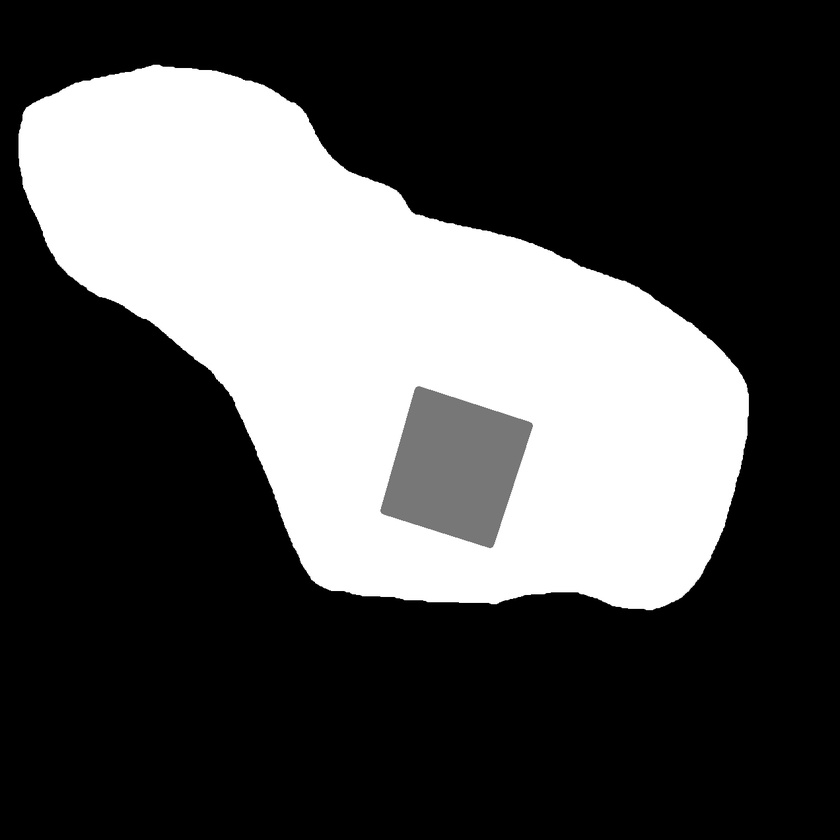
#> input picture data/maps/flagstaff/planting-bounds.jpg, 840 x 840 px, shrunk from 1272 x 1272 before the run
$ python forest_planner_standalone.py
#> lines starting #> are read from the running program, lines starting #| are printed output that depends on the picture; after the words box and inside, x2 and y2 are one past the last pixel; in counts of white or black regions, pixels touching at a corner belong together
"""
Standalone Forest Planner - decouples the ROS2 node to test on Windows

This script extracts the core forest planning algorithm from the ROS node
so it can be tested on Windows without ROS dependencies.

Usage:
    python forest_planner_standalone.py

Requirements:
    1. Install the required packages:
    pip install numpy scipy opencv-python scikit-image matplotlib tqdm
    2. Run from the repository root:
    cd ~/steward
    python src/planning/forest_planning/forest_planning/forest_planner_standalone.py
"""

import numpy as np
from time import time
from tqdm import trange
from scipy.spatial.distance import pdist, squareform
from matplotlib import pyplot as plt
from skimage.draw import disk
import cv2
from pathlib import Path


class BoundCell:
    DO_NOT_PLANT = 0
    PLANT_HERE = 1
    PASS_ONLY = 2


def create_forest_plan(
    bounds_path: str,
    imagery_path: str = None,
    heightmap_path: str = None,
    plan_resolution: float = 0.2,
    minimum_spacing: float = 1.0,
    do_plotting: bool = True,
) -> np.ndarray:
    """
    Generate a forest planting plan.

    Args:
        bounds_path: Path to the planting bounds image (grayscale)
        imagery_path: Path to satellite imagery (optional, for visualization)
        heightmap_path: Path to height map image (optional, for visualization)
        plan_resolution: Side length of cells within the plan, in meters
        minimum_spacing: Minimum spacing between seedlings, in meters
        do_plotting: Whether to show matplotlib plots

    Returns:
        Tuple of:
        - plan: numpy array representing the forest plan (1 = plant here, 0 = don't plant)
        - seedling_coords_meters: list of (x, y) tuples with seedling positions in meters
    """
#> called with bounds_path = 'data/maps/flagstaff/planting-bounds.jpg', imagery_path = 'data/maps/flagstaff/imagery.jpg', heightmap_path = 'data/maps/flagstaff/heightmap.jpg', plan_resolution = 0.2, minimum_spacing = 1, do_plotting = True
    RES = plan_resolution
    MINIMUM_SPACING_METERS = minimum_spacing
    MINIMUM_SPACING_PX = np.floor(MINIMUM_SPACING_METERS / RES)

    print(f"Generating Forest Plan with {MINIMUM_SPACING_METERS} meter spacing")
    print(f"Resolution: {RES} m/px, Minimum spacing: {MINIMUM_SPACING_PX} px")
    start_time = time()

    # Read bounds map from disk (grayscale)
    bounds = cv2.imread(bounds_path, 0)  # "0" means grayscale mode
#> bounds is the input picture: shape (840, 840); min 0, max 255, mean 79.4
    if bounds is None:
        raise FileNotFoundError(f"Could not read bounds image: {bounds_path}")

    # Optionally load imagery and heightmap for visualization
    imagery = None
    heightmap = None
    if imagery_path:
        imagery = cv2.imread(imagery_path)
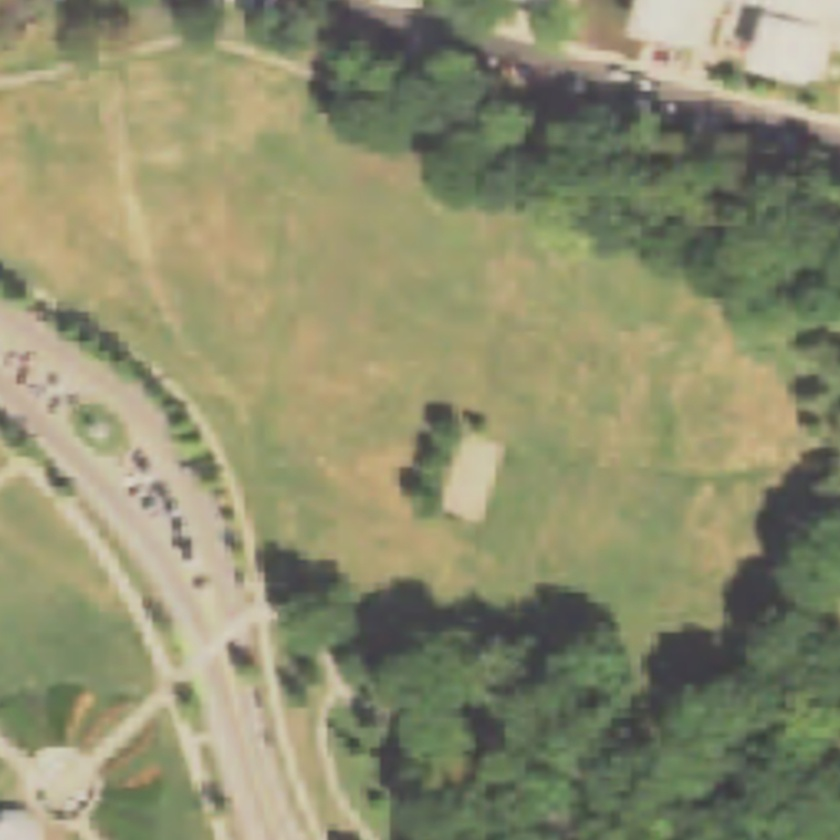
#> input picture data/maps/flagstaff/imagery.jpg, 840 x 840 px, shrunk from 1272 x 1272 before the run
#> imagery is the input picture: shape (840, 840, 3); mean B, G, R 110.2, 141.4, 140.8
        if imagery is not None:
            imagery = cv2.cvtColor(imagery, cv2.COLOR_BGR2RGB)  # Convert for matplotlib
    if heightmap_path:
        heightmap = cv2.imread(heightmap_path)
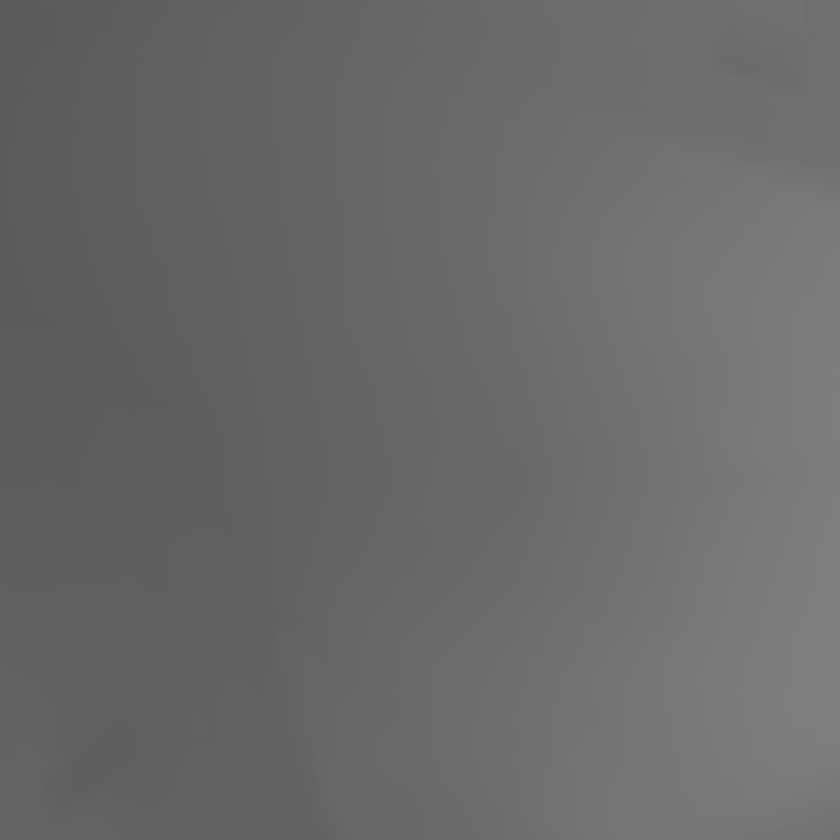
#> input picture data/maps/flagstaff/heightmap.jpg, 840 x 840 px, shrunk from 1272 x 1272 before the run
#> heightmap is the input picture: shape (840, 840, 3); min 89, max 128, mean 105.5
        if heightmap is not None:
            heightmap = cv2.cvtColor(heightmap, cv2.COLOR_BGR2RGB)

    # Map bounds to classification scheme:
    # 0 = don't enter, 1 = plant here, 2 = enter but don't plant
    bounds_classified = bounds.copy()
    bounds_classified[bounds > 250] = BoundCell.PLANT_HERE
    bounds_classified[bounds > 100] = BoundCell.PASS_ONLY
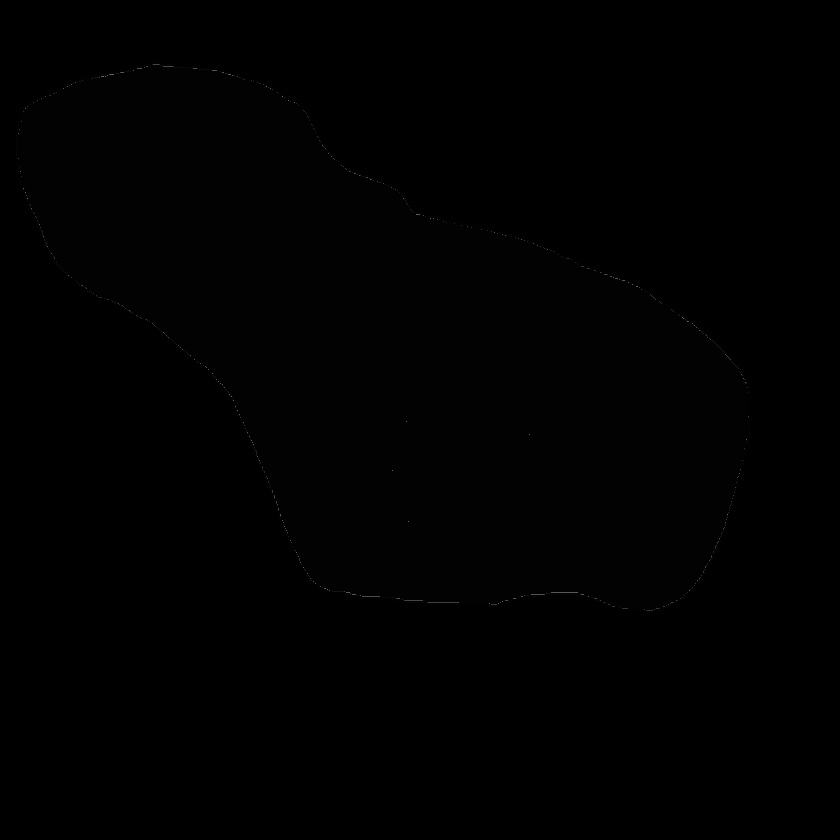
#> bounds_classified: shape (840, 840); min 0, max 100, mean 0.7
    bounds_classified = bounds_classified.astype(np.uint8)

    if bounds_classified.shape[0] != bounds_classified.shape[1]:
        print("Warning: Planting bounds map is not square.")

    GRID_SIZE = bounds_classified.shape[0]  # px
#> GRID_SIZE = 840
    print(f"Grid size: {GRID_SIZE} x {GRID_SIZE} px")
#| Grid size: 840 x 840 px

    # Create the plan array
    plan = np.zeros_like(bounds_classified)

    # Store seedling coordinates (row, col) in pixels
    seedling_coords = []

    rng = np.random.default_rng()

    # Heuristic for max iterations - algorithm asymptotically approaches max density
    MAX_ITERS = int(GRID_SIZE**2 / 10)
#> MAX_ITERS = 70560
    print(f"Running {MAX_ITERS} iterations...")
#> (printed output is left out)

    for i in trange(MAX_ITERS):
        # Pick a random pixel
        random_idx = rng.uniform(low=0, high=GRID_SIZE, size=2)
        random_idx = np.floor(random_idx).astype(int)

        # Check if within planting bounds
        if bounds_classified[random_idx[0], random_idx[1]] != BoundCell.PLANT_HERE:
            continue

        # Check if too close to another seedling
        nearby_cells = disk(
            center=random_idx, radius=MINIMUM_SPACING_PX, shape=plan.shape
        )
        seedling_nearby = np.sum(plan[nearby_cells]) > 0

        if seedling_nearby:
            continue

        # Mark this cell as planted
        plan[random_idx[0], random_idx[1]] = 1
        seedling_coords.append((random_idx[0], random_idx[1]))
#> plan: shape (840, 840); values 0 (black) and 1 (white), 0.02% white in thin lines or dots, all inside (x1, y1, x2, y2) = (16, 59, 752, 616)
#> after the loop, seedling_coords = 138 pairs, first value 59 to 615, second value 16 to 751

    current_seedling_count = len(seedling_coords)
#> current_seedling_count = 138
    elapsed = time() - start_time
    print(f"Forest Plan generated with {current_seedling_count} seedlings in {elapsed:.2f}s")
#| Forest Plan generated with 138 seedlings in 0.70s

    # Convert pixel coords to meters (origin at top-left)
    seedling_coords_meters = [(col * RES, row * RES) for row, col in seedling_coords]
#> seedling_coords_meters = 138 pairs, first value 3.2 to 150.2, second value 11.8 to 123

    # Calculate density statistics
    plantable_area_px = np.sum(bounds_classified == BoundCell.PLANT_HERE)
#> plantable_area_px = 1822
    plantable_area_m2 = plantable_area_px * (RES ** 2)
#> plantable_area_m2 = 72.88
    density = current_seedling_count / plantable_area_m2 if plantable_area_m2 > 0 else 0
#> density = 1.89
    print(f"Plantable area: {plantable_area_m2:.1f} m², Density: {density:.2f} seedlings/m²")
#| Plantable area: 72.9 m², Density: 1.89 seedlings/m²

    # Calculate extent for coordinate display (in meters)
    map_width_m = GRID_SIZE * RES
#> map_width_m = 168
    map_height_m = GRID_SIZE * RES
#> map_height_m = 168
    extent = [0, map_width_m, map_height_m, 0]  # [left, right, bottom, top]
#> extent = [0, 168, 168, 0]

    if do_plotting:
        fig, axs = plt.subplots(ncols=2, nrows=2, figsize=(12.0, 12.0), layout="constrained")

        # Planting bounds with coordinates
        axs[0, 0].set_title("Planting bounds")
        axs[0, 0].imshow(bounds_classified, cmap='viridis', extent=extent)
        axs[0, 0].set_xlabel("X (meters)")
        axs[0, 0].set_ylabel("Y (meters)")

        if heightmap is not None:
            axs[1, 0].imshow(heightmap, extent=extent)
            axs[1, 0].set(title="Height map")
            axs[1, 0].set_xlabel("X (meters)")
            axs[1, 0].set_ylabel("Y (meters)")
        else:
            axs[1, 0].text(0.5, 0.5, "No heightmap", ha='center', va='center', transform=axs[1, 0].transAxes)
            axs[1, 0].set(title="Height map (not loaded)")

        if imagery is not None:
            axs[1, 1].imshow(imagery, extent=extent)
            axs[1, 1].set(title="Satellite imagery")
            axs[1, 1].set_xlabel("X (meters)")
            axs[1, 1].set_ylabel("Y (meters)")
        else:
            axs[1, 1].text(0.5, 0.5, "No imagery", ha='center', va='center', transform=axs[1, 1].transAxes)
            axs[1, 1].set(title="Satellite imagery (not loaded)")

        # Show plan with seedling locations using scatter plot for visibility
        axs[0, 1].imshow(bounds_classified, cmap='Greys', alpha=0.3, extent=extent)
        if seedling_coords_meters:
            xs, ys = zip(*seedling_coords_meters)
#> xs = 138 values, max 150.2 at index 20, min 3.2 at index 127, mean 78.4; ys = 138 values, max 123 at index 28, min 11.8 at index 93, mean 68.91
            axs[0, 1].scatter(xs, ys, c='green', s=15, marker='o', alpha=0.8, edgecolors='darkgreen', linewidths=0.5)
        print(f"Displaying {current_seedling_count} seedlings in plot.")
#| Displaying 138 seedlings in plot.
        axs[0, 1].set(title=f"Forest plan ({current_seedling_count} seedlings)")
        axs[0, 1].set_xlabel("X (meters)")
        axs[0, 1].set_ylabel("Y (meters)")
        axs[0, 1].set_xlim(0, map_width_m)
        axs[0, 1].set_ylim(map_height_m, 0)  # Invert Y to match image coordinates

        plt.suptitle(f"Forest Planner Output\nSpacing: {minimum_spacing}m, Resolution: {plan_resolution}m/px, Area: {map_width_m:.0f}x{map_height_m:.0f}m")
        plt.show()
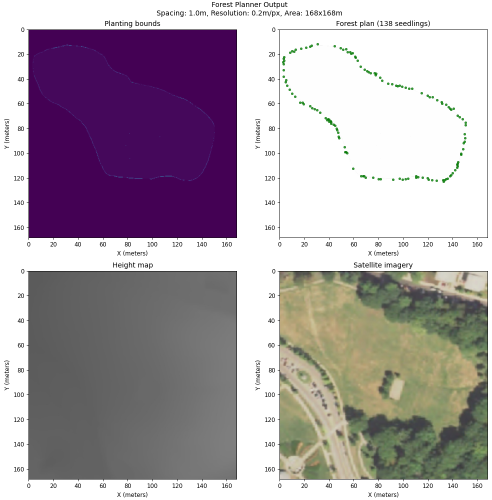
#> figure drawn by matplotlib, 4 panels

    return plan, seedling_coords_meters


def main():
    # Default paths relative to repository root
    # Adjust these paths based on where you run the script from
    repo_root = Path(__file__).parent.parent.parent.parent.parent  # Navigate up to steward/

    bounds_path = repo_root / "data" / "maps" / "flagstaff" / "planting-bounds.jpg"
    imagery_path = repo_root / "data" / "maps" / "flagstaff" / "imagery.jpg"
    heightmap_path = repo_root / "data" / "maps" / "flagstaff" / "heightmap.jpg"

    print(f"Looking for data in: {repo_root / 'data'}")
    print(f"Bounds path: {bounds_path} (exists: {bounds_path.exists()})")

    if not bounds_path.exists():
        # Try current working directory
        print("Trying current working directory...")
        bounds_path = Path("data/maps/flagstaff/planting-bounds.jpg")
        imagery_path = Path("data/maps/flagstaff/imagery.jpg")
        heightmap_path = Path("data/maps/flagstaff/heightmap.jpg")

    if not bounds_path.exists():
        print("\nError: Could not find planting bounds image.")
        print("Please run this script from the repository root directory,")
        print("or modify the paths in the script.")
        print("\nExpected structure:")
        print("  steward/")
        print("    data/maps/flagstaff/")
        print("      planting-bounds.jpg")
        print("      imagery.jpg")
        print("      heightmap.jpg")
        return

    plan_resolution = 0.2  # meters per pixel
    plan, seedling_coords_meters = create_forest_plan(
        bounds_path=str(bounds_path),
        imagery_path=str(imagery_path) if imagery_path.exists() else None,
        heightmap_path=str(heightmap_path) if heightmap_path.exists() else None,
        plan_resolution=plan_resolution,
        minimum_spacing=1.0,  # meters between seedlings
        do_plotting=True,
    )

    # Create a better output image with visible tree markers
    output_img = cv2.imread(str(bounds_path))
    if output_img is None:
        output_img = np.zeros((plan.shape[0], plan.shape[1], 3), dtype=np.uint8)

    # Draw circles at each seedling location
    marker_radius = max(3, int(0.5 / plan_resolution))  # At least 3px, or 0.5m radius
#> marker_radius = 3
    for x_m, y_m in seedling_coords_meters:
        col = int(x_m / plan_resolution)
        row = int(y_m / plan_resolution)
        cv2.circle(output_img, (col, row), marker_radius, (0, 255, 0), -1)  # Green filled circle
        cv2.circle(output_img, (col, row), marker_radius, (0, 100, 0), 1)   # Dark green border
#> this loop made 138 passes
#> (x_m, y_m, col, row) on passes 1 to 12: (137.8, 63.8, 689, 319), (3.4, 28, 17, 140), (143.8, 110.4, 719, 552), (21.6, 14.6, 108, 73), (141.8, 113.4, 709, 567), (148.4, 96.8, 742, 484), (10.2, 51.8, 51, 259), (77.6, 36.8, 388, 184), (140.6, 64, 702, 320), (3.8, 25.2, 19, 126), (115, 51.4, 575, 257), (61.6, 22.6, 308, 113)
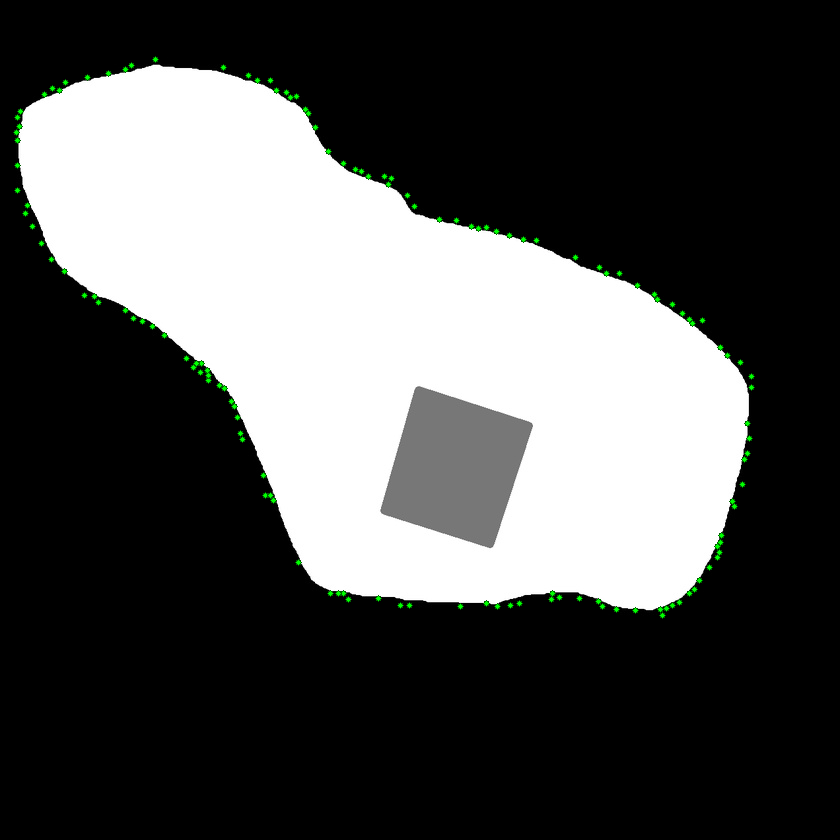
#> output_img: shape (840, 840, 3); 0.56% of pixels changed, all inside (x1, y1, x2, y2) = (13, 56, 755, 619)

    # Add coordinate grid
    grid_spacing_m = 10  # Grid lines every 10 meters
    grid_spacing_px = int(grid_spacing_m / plan_resolution)
#> grid_spacing_px = 50
    height, width = output_img.shape[:2]
#> height = 840; width = 840

    for x in range(0, width, grid_spacing_px):
        cv2.line(output_img, (x, 0), (x, height), (128, 128, 128), 1)
        # Add coordinate label
        label = f"{x * plan_resolution:.0f}m"
        cv2.putText(output_img, label, (x + 2, 15), cv2.FONT_HERSHEY_SIMPLEX, 0.4, (255, 255, 255), 1)
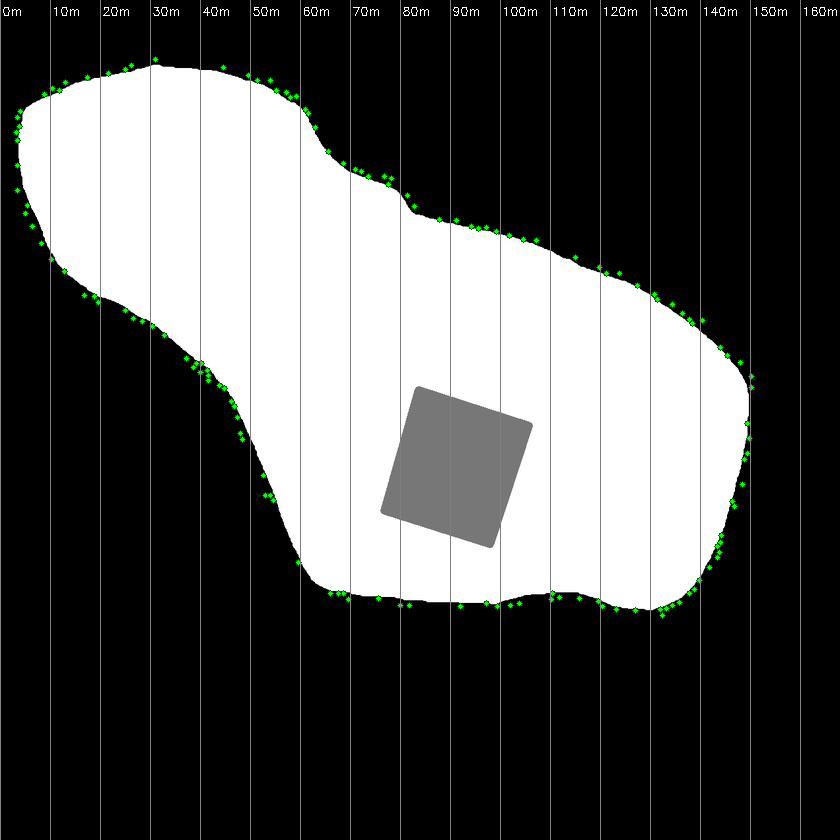
#> output_img: shape (840, 840, 3); 2.2% of pixels changed, all inside (x1, y1, x2, y2) = (0, 0, 837, 840)

    for y in range(0, height, grid_spacing_px):
        cv2.line(output_img, (0, y), (width, y), (128, 128, 128), 1)
        label = f"{y * plan_resolution:.0f}m"
        cv2.putText(output_img, label, (2, y + 12), cv2.FONT_HERSHEY_SIMPLEX, 0.4, (255, 255, 255), 1)
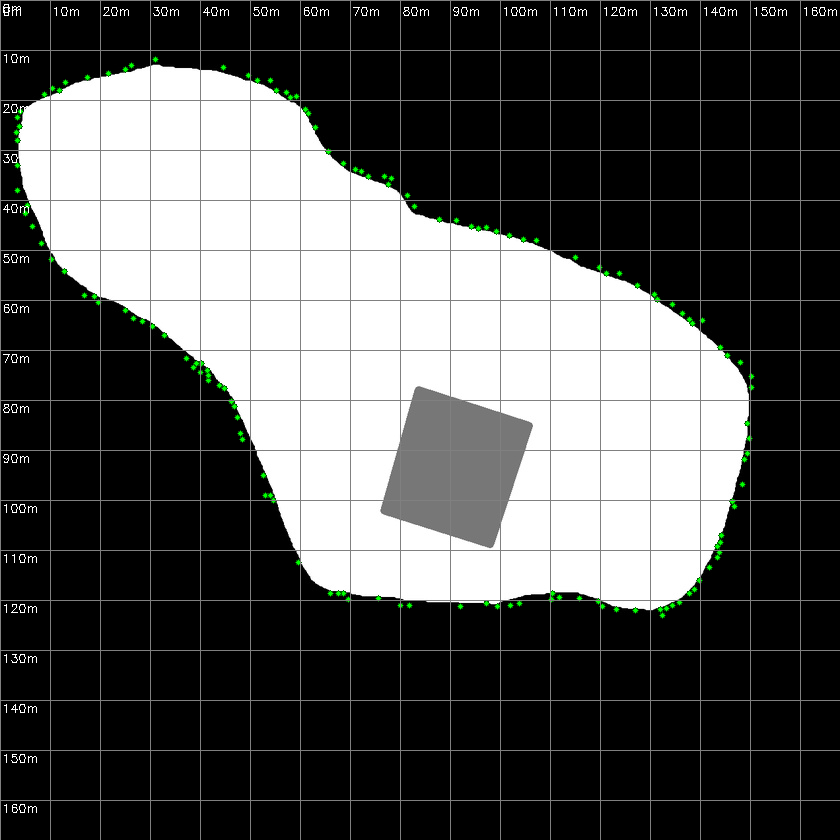
#> output_img: shape (840, 840, 3); 2.15% of pixels changed, all inside (x1, y1, x2, y2) = (1, 0, 840, 813)

    # Save the annotated output image (in same folder as script)
    script_dir = Path(__file__).parent / "output"
    output_path = script_dir / "forest_plan_output.png"
    print(f"Saving plan image to: {output_path}")
    cv2.imwrite(str(output_path), output_img)
    print(f"Plan image saved to: {output_path}")

    # Also save coordinates to CSV for easy access
    csv_path = script_dir / "forest_plan_coordinates.csv"
    with open(csv_path, 'w') as f:
        f.write("tree_id,x_meters,y_meters\n")
        for i, (x, y) in enumerate(seedling_coords_meters):
            f.write(f"{i},{x:.3f},{y:.3f}\n")
#> this loop made 138 passes
#> (x, y) on passes 1 to 12: (137.8, 63.8), (3.4, 28), (143.8, 110.4), (21.6, 14.6), (141.8, 113.4), (148.4, 96.8), (10.2, 51.8), (77.6, 36.8), (140.6, 64), (3.8, 25.2), (115, 51.4), (61.6, 22.6)
    print(f"Coordinates saved to: {csv_path}")


if __name__ == "__main__":
    main()
